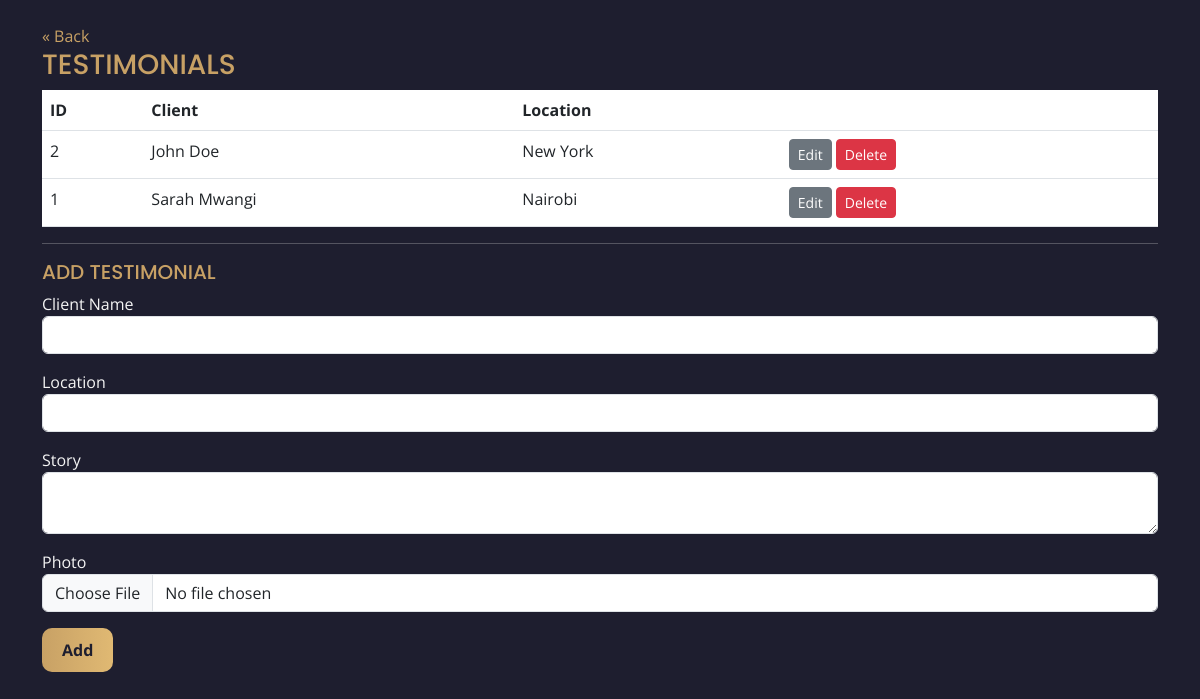
The page /admin/testimonials_crud.php (signed in) on the database its author committed.
### tables this page shows
CREATE TABLE IF NOT EXISTS `testimonials` (
  `id` INT AUTO_INCREMENT PRIMARY KEY,
  `client_name` VARCHAR(150) NOT NULL,
  `location` VARCHAR(150),
  `photo` VARCHAR(255),
  `story` TEXT,
  `created_at` TIMESTAMP DEFAULT CURRENT_TIMESTAMP
);

### admin/testimonials_crud.php (the view, shortened to what this page needs)
<?php require_once __DIR__ . '/../inc/auth.php'; require_once __DIR__ . '/../inc/csrf.php'; require_admin();
$items=$pdo->query("SELECT * FROM testimonials ORDER BY id DESC")->fetchAll();
?>
<!doctype html>
<html>
<head>
    <link href="https://cdn.jsdelivr.net/npm/bootstrap@5.3.0/dist/css/bootstrap.min.css" rel="stylesheet">
    <link rel="stylesheet" href="assets/css/theme.css">
</head>
<body>
    <div class="container py-4"><a href="dashboard.php">« Back</a>
        <h3>Testimonials</h3>
        <table class="table">
            <thead>
                <tr>
                    <th>ID</th>
                    <th>Client</th>
                    <th>Location</th>
                    <th></th>
                </tr>
            </thead>
            <tbody><?php foreach($items as $it): ?><tr>
                    <td><?=$it['id']?></td>
                    <td><?=$it['client_name']?></td>
                    <td><?=$it['location']?></td>
                    <td><a class="btn btn-sm btn-secondary" href="?edit=<?=$it['id']?>">Edit</a> <a
                            class="btn btn-sm btn-danger" href="?delete=<?=$it['id']?>"
                            onclick="return confirm('Delete?')">Delete</a></td>
                </tr><?php endforeach; ?></tbody>
        </table>
        <hr>
        <?php if(isset($_GET['edit'])){ $editid=(int)$_GET['edit']; $ed=$pdo->prepare('SELECT * FROM testimonials WHERE id=?'); $ed->execute([$editid]); $e=$ed->fetch(); ?>
        <h5>Edit Testimonial</h5><?php } else { ?><h5>Add Testimonial</h5><?php } ?><form method="post"
            enctype="multipart/form-data"><input type="hidden" name="csrf" value="<?=csrf_token()?>"><input
            <div class="mb-3"><label>Client Name</label><input name="client_name" class="form-control" required
                    value="<?=isset($e)?$e['client_name']:''?>"></div>
            <div class="mb-3"><label>Location</label><input name="location" class="form-control"
                    value="<?=isset($e)?$e['location']:''?>"></div>
            <div class="mb-3"><label>Story</label><textarea name="story"
                    class="form-control"><?=isset($e)?$e['story']:''?></textarea></div>
            <div class="mb-3"><label>Photo</label><input type="file" name="photo" class="form-control"></div><button
                class="btn btn-primary"><?php if(isset($e)) echo 'Save'; else echo 'Add'; ?></button>
        </form>
    </div>
</body>
</html>

### assets/css/theme.css (style rules this page uses)
:root { --primary:#1E1E2F;--accent-gold:#C8A165;--accent-gold-2:#E0B973; --secondary:#F4F4F4;--highlight:#A68A53;--text-main:#333;--nav-bg:rgba(30,30,47,0.95); }
body { background:var(--primary);color:var(--secondary);font-family:'Open Sans',sans-serif;margin:0; }
h1,h2,h3,h4,h5 { font-family:'Poppins',sans-serif;text-transform:uppercase;color:var(--accent-gold); }
a { color:var(--accent-gold);text-decoration:none; }
.btn-primary { background:linear-gradient(90deg,var(--accent-gold),var(--accent-gold-2));color:var(--primary);padding:10px 20px;border:none;border-radius:10px;font-weight:700;transition:.3s; }

### rows shown on the page
testimonials: id "2", client_name "John Doe", location "New York"
testimonials: id "1", client_name "Sarah Mwangi", location "Nairobi"
